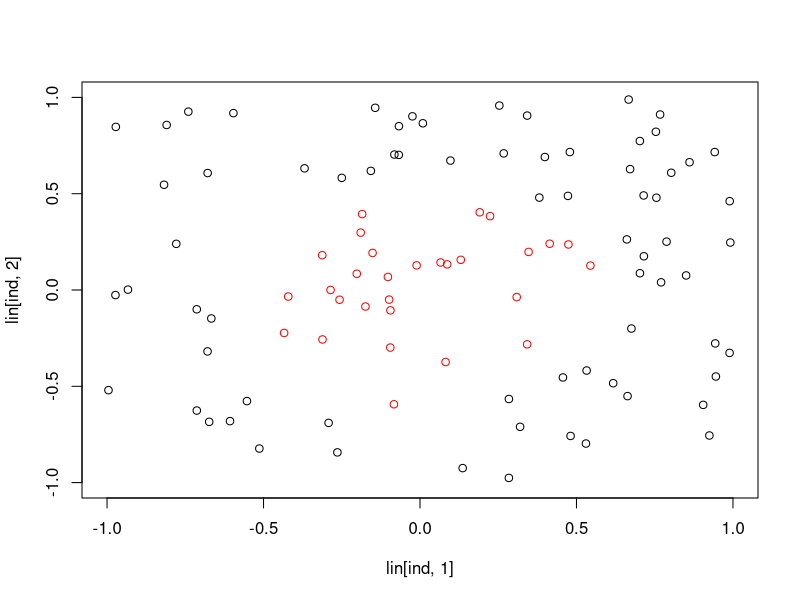
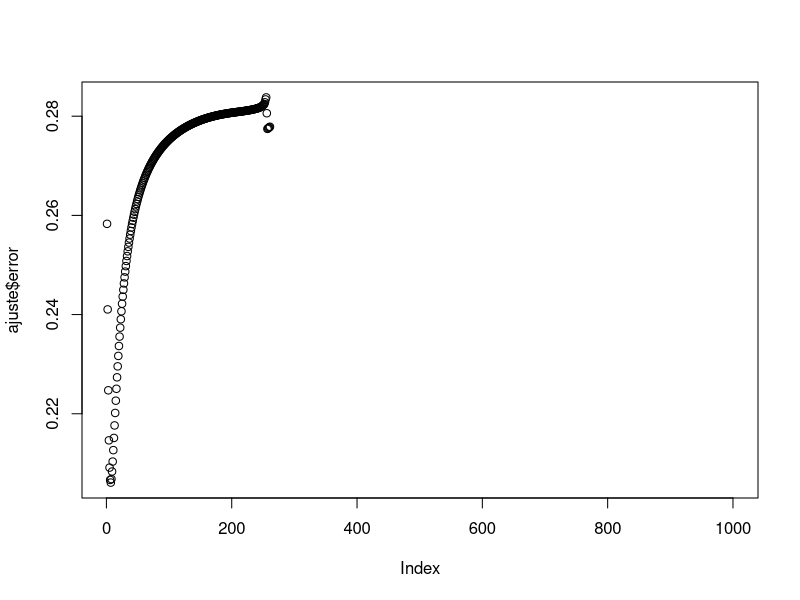

Write the R code that produced these figures, in order.
## ---- chunk 1
backprop_mlp = function(X,y,h = c(3,2),epochs = 10,eta = 0.1){
  
  print("Iniciando ajuste...")
  print("...")
  
  # AGREGAMOS EL BIAS
  # ES DECIR, AGREGAMOS UNA COLUMNA DE 1'S
  X = cbind(X,rep(1,nrow(X)))
  print("Tamaño de X con bias:")
  print(dim(X))
  print("**************************************************")
  
  # CANTIDAD DE NEURONAS POR CAPA
  neurons = c(ncol(X),h,ncol(y))
  print("Cantidad de neuronas por capa:")
  print(neurons)
  print("**************************************************")
  
  # PESOS INICIALES ALEATORIOS
  n_weights = length(neurons) - 1
  
  # INICIALIZAMOS UNA LISTA DE PESOS VACIA
  W = list()
  
  # PARA CADA LISTA DE PESOS CREAMOS UNA MATRIZ DE PESOS ALEATORIA
  for(i in 1:n_weights){
    
    W[[i]] = matrix(data = runif(neurons[i]*neurons[i + 1],min = -1, max = 1),
                    nrow = neurons[i + 1],
                    ncol = neurons[i])
    
  }
  
  print("Pesos inicializados...")
  print("...")
  
  # FUNCION DE ACTIVACION SIGMOIDE Y SU DERIVADA
  activation = function(x) 1/(1 + exp(-x))
  derivative = function(x) x*(1 - x)
  
  # VECTOR VACIO PARA GUARDAR ERRORES
  MSE = NULL
  
  print("Comenzando iteraciones, este proceso puede tardar...")
  print("...")
  
  # COMENZANDO ITERACIONES
  for(epoch in 1:epochs){
    
    # LISTAS VACIAS PARA GUARDAR
    # 1. PRODUCTOS WX
    # 2. ACTIVACION f(WX)
    products = list()
    activated = list()
    
    # GENERAR LOS PRODUCTOS
    for(i in 1:n_weights){
      
      # CALCULO DE PRODUCTOS
      # SI ES EL PRIMER CALCULO DE PRODUCTOS EL RESULTADO ES XW
      # SI NO LO ES EL RESULTADO ES LA ACTIVACION ANTERIOR POR W
      if(i == 1){products[[i]] = X %*% t(W[[i]])}else{products[[i]] = activated[[i - 1]] %*% t(W[[i]])}
      
      # CALCULO DE ACTIVACIONES
      activated[[i]] = activation(products[[i]])
      
    }
    
    # CALCULO DEL ERROR
    error = y - activated[[n_weights]]
    
    # CALCULO DE DELTA
    # ERROR * (ERROR * (1 - ERROR))
    delta = error * derivative(error)
    
    # LISTA VACIA PARA CALCULAR LOS DELTAS DEL GRADIENTE
    gd = list()
    
    # SE CALCULAN LOS DELTAS DEL GRADIENTE
    for(i in n_weights:1){
      
      gd[[i]] = t(delta)
      
      for(j in n_weights:i){
        
        if(j == i){
          
          if((j - 1) > 0){
            
            gd[[i]] = gd[[i]] %*% activated[[j-1]]
            
          }else{
            
            gd[[i]] = gd[[i]] %*% X
            
          }
          
        }else{
          
          gd[[i]] = t(t(gd[[i]]) %*% W[[j]] * derivative(products[[j - 1]]))
        }
        
      }
      
    }
    
    # SE CALCULA Y SE GUARDA EL ERROR POR EPOCA
    MSE = c(MSE,sum(error^2)/nrow(error))
    
    # SE ACUALIZAN LOS PESOS
    for(i in 1:n_weights){
      
      W[[i]] = W[[i]] - eta * gd[[i]]
      
    }
    
  }
  
  # SE CREA UNA LISTA CON LAS VARIABLES A RETORNAR
  to_return = list(error = MSE,weights = W,values = activated[[n_weights]])
  
  print("Ajuste finalizado")
  
  return(to_return)
  
}
## ---- chunk 2
lin = read.csv("circle.csv",header = FALSE)

ind = which(lin[,3] == 0)

plot(lin[ind,1],lin[ind,2],type="p",xlim=c(-1,1),ylim=c(-1,1))
lines(lin[-ind,1],lin[-ind,2],type="p",col="red")
## ---- chunk 3
a = as.matrix(lin[,-3])
dim(a)
## ---- chunk 4
b = as.matrix(lin[,3])
dim(b)
## ---- chunk 5
ajuste = backprop_mlp(a,b,h = c(5,3,3),epochs = 1000,eta = 0.01)
## ---- chunk 6
plot(ajuste$error)
